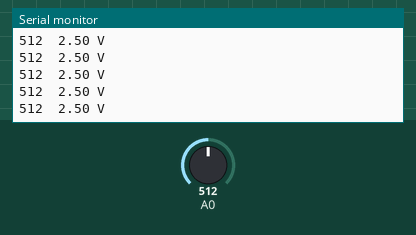
Simulated run of this sketch. Board: Arduino Uno, built with avr-gcc and run on an emulated ATmega328P. Shown: the last lines printed to the serial monitor. Inputs (shaded band) come from the test bench; at power-on: A0 = 512.

Above: at 1.2 s.
1.3 s: A0 set to 716
At 1.56 s:
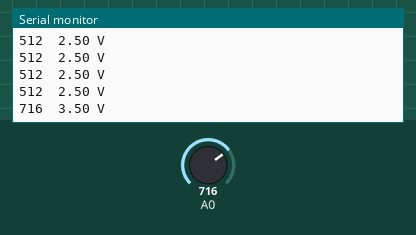
2.8 s: A0 set to 900
At 2.97 s:
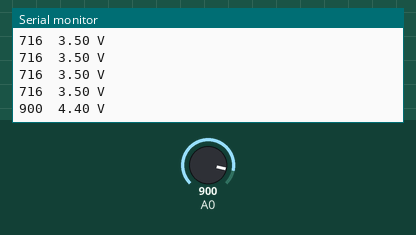
Timing chart, 0 to 5.8 s (numbered marks = the images above; inputs shaded):
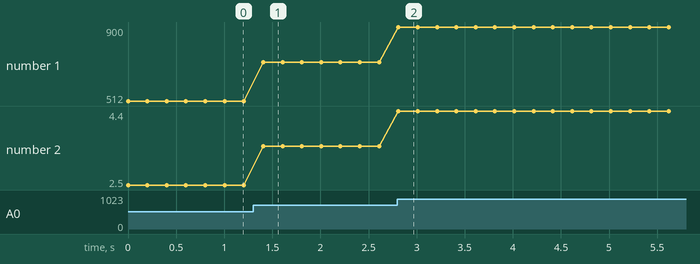

Measured:
- after the input at 1.3 s, the serial monitor: prints a new line after 0.11 s (image 1)
- after the input at 2.8 s, the serial monitor: prints a new line at once (image 2)
- plotted number 1: 512 → 716 after the input at 1.3 s, 716 → 900 after the input at 2.8 s
- plotted number 2: 2.5 → 3.5 after the input at 1.3 s, 3.5 → 4.4 after the input at 2.8 s

The sketch:

lab04_analog_read.ino
```cpp
/*
 * Lab 4 — 類比讀取（analogRead）
 * 讀電位器（可變電阻）的電壓，印出 0–1023 的數值與換算電壓。
 * 接線：電位器兩端接 5V 與 GND，中間（滑動端）接 A0。
 */
void setup() {
  Serial.begin(9600);
}
void loop() {
  int v = analogRead(A0);          // 0..1023（10-bit ADC）
  float volt = v * 5.0 / 1023.0;
  Serial.print(v);
  Serial.print("  ");
  Serial.print(volt, 2);
  Serial.println(" V");
  delay(200);
}
```
